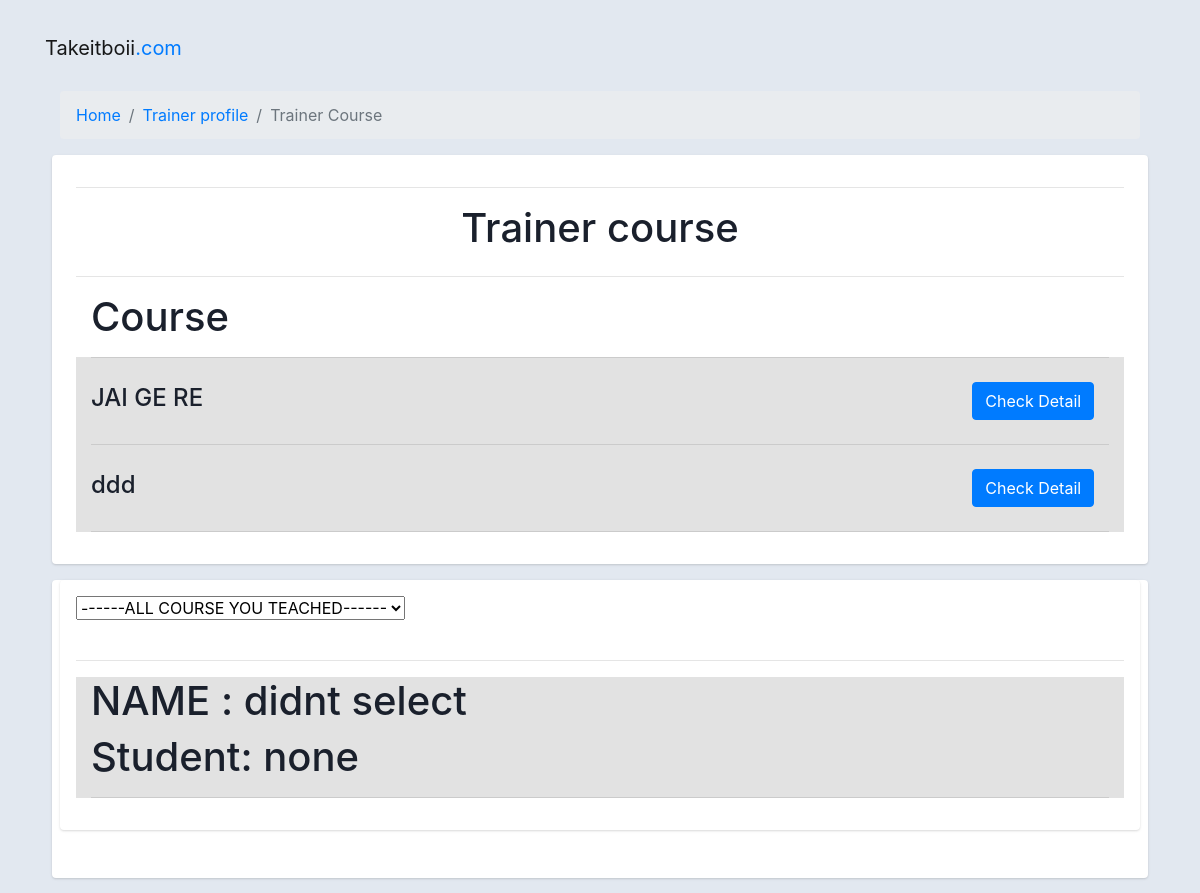
Before: /trainer/trainer_course (signed in) with the older database file.
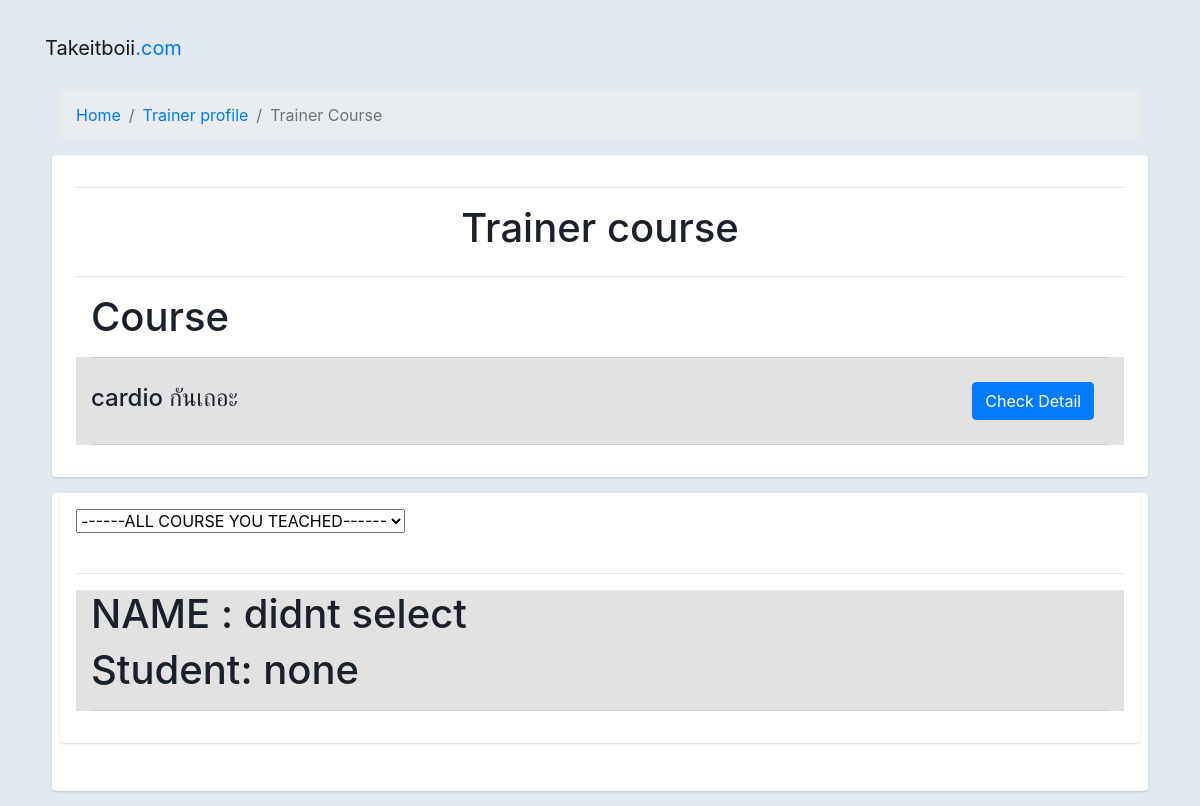
After: the same page with the newer database file.
### Courses/models.py (models this page shows, shortened)
class Course(models.Model):
    name = models.CharField(max_length=500)
    info = models.CharField(max_length=500)
    teach = models.ManyToManyField(
        'Trainer.Trainer', related_name="teacher", blank=False)
    days = models.PositiveIntegerField(default=0)
    pic = models.ImageField(null=True, blank=True,default="default-image.png")

### Trainer/views.py (the view, shortened to what this page needs)
# urls.py: path('trainer_course', views.trainer_course, name="trainer_course"),
def trainer_course(request):
    if not request.user.is_authenticated:
        return HttpResponseRedirect(reverse("Users:login"))
    else:
        try:
            tr = Trainer.objects.get(user=request.user)
        except Trainer.DoesNotExist:
            tr = None
        if tr is None:
            return HttpResponseRedirect(reverse("home:index"))
        else:
            cus = "this course has no customer"
            track = None
            all_course = get_object_or_404(
                Trainer, user=request.user).teacher.all()
            blanklist = []
            for i in all_course:
                blanklist.append(i)
            return render(request, "trainer/trainercourse.html", {
                "all_course": blanklist,
                "all_cus": cus,
                "track": track,
            })

### Trainer/templates/trainer/trainercourse.html (shortened to what this page needs)
<!DOCTYPE html>
<html>
<head>
    <link rel="stylesheet" href="https://stackpath.bootstrapcdn.com/bootstrap/4.3.1/css/bootstrap.min.css"
>
</head>
<body>
    <nav class="navbar navbar-expand-lg navbar-light ">
        <div class="container">
            <a href="{% url 'home:index' %}" class="navbar-brand">Takeitboii<span class="text-primary">.com</span></a>
        </div>
    </nav>
    <div class="container">
        <div class="main-body">
            <nav aria-label="breadcrumb" class="main-breadcrumb ">
                <ol class="breadcrumb">
                    <li class="breadcrumb-item"><a href="{% url 'home:index' %}">Home</a></li>
                    <li class="breadcrumb-item"><a href="{% url 'Trainer:index' %}">Trainer profile</a></li>
                    <li class="breadcrumb-item active" aria-current="page">Trainer Course</li>
                </ol>
                <main>
                    <div class="row gutters-sm">
                        <div class="card mb-3 col-md-12">
                            <div class="card-body">
                                <hr>
                                <div class="row">
                                    <div class=" col-lg-12 text-md-center">
                                        <h1 class="fw-light">
                                            Trainer course</h1>
                                    </div>
                                </div>
                                <hr>
                                <div class=" col-lg-6 mb-lg-3 ">
                                    <h1 class="fw-light">
                                        Course</h1>
                                </div>
                                <div class="col-12" style="background-color: #e2e2e2;">
                                    <hr>
                                    {%for i in all_course%}
                                    <div class="row">
                                        <div class="col-md-10">
                                            <h4 style="margin-top: 10px;">{{i.name}}</h4>
                                        </div>
                                        <div class="col-md-2 ">
                                            <a class=" btn btn-primary m-2 "
                                                href="{% url 'Courses:course_details'  i.id %}">Check Detail</a>
                                        </div>
                                    </div>
                                    <hr>
                                    {% endfor %}
                                </div>
                            </div>
                        </div>
                        <div class="card col-md-12">
                            <div class="card mb-5">
                                <div class="card-body">
                                    <form method="POST" action="">
                                        <div>
                                            <select name='course'
                                                onchange='if(this.value != 0) { this.form.submit(); }'>
                                                <option value="0">------ALL COURSE YOU TEACHED------</option>
                                            </select>
                                        </div><br>
                                    </form>
                                    <hr>
                                    <div class="col-12" style="background-color: #e2e2e2;">
                                        {% if course_info %}
                                        <h1>NAME : {{course_info.name}}</h1>
                                        {%else%}
                                        <h1>NAME : didnt select</h1>
                                        {%endif%}
                                        {%for i in customerList %}
                                        <h1>Student: {{i.user}}
                                            <a href="{% url 'Trainer:customerTrack' id=i.id%}">Check track</a><br>
                                        </h1>
                                        {%empty%}
                                        <h1>Student: none</h1>
                                        {%endfor%}
                                        <hr>
                                    </div>
                                </div>
                            </div>
                        </div>
                </main>
        </div>
    </div>
</body>
</html>

### Trainer/templates/trainer/trainercourse.html (style rules this page uses)
body { margin-top: 20px; color: #1a202c; text-align: left; background-color: #e2e8f0; }
.main-body { padding: 15px; }
.card { box-shadow: 0 1px 3px 0 rgba(0, 0, 0, .1), 0 1px 2px 0 rgba(0, 0, 0, .06); }
.card { position: relative; display: flex; flex-direction: column; min-width: 0; word-wrap: break-word; background-color: #fff; background-clip: border-box; border: 0 solid rgba(0, 0, 0, .125); border-radius: .25rem; }
.card-body { flex: 1 1 auto; min-height: 1px; padding: 1rem; }
.gutters-sm { margin-right: -8px; margin-left: -8px; }
.gutters-sm>.col, .gutters-sm>[class*=col-] { padding-right: 8px; padding-left: 8px; }
.mb-3, .my-3 { margin-bottom: 1rem !important; }

Changed rows visible on the page:
removed Course: name "JAI GE RE"
removed Course: name "ddd"
added Course: name "cardio กันเถอะ"
